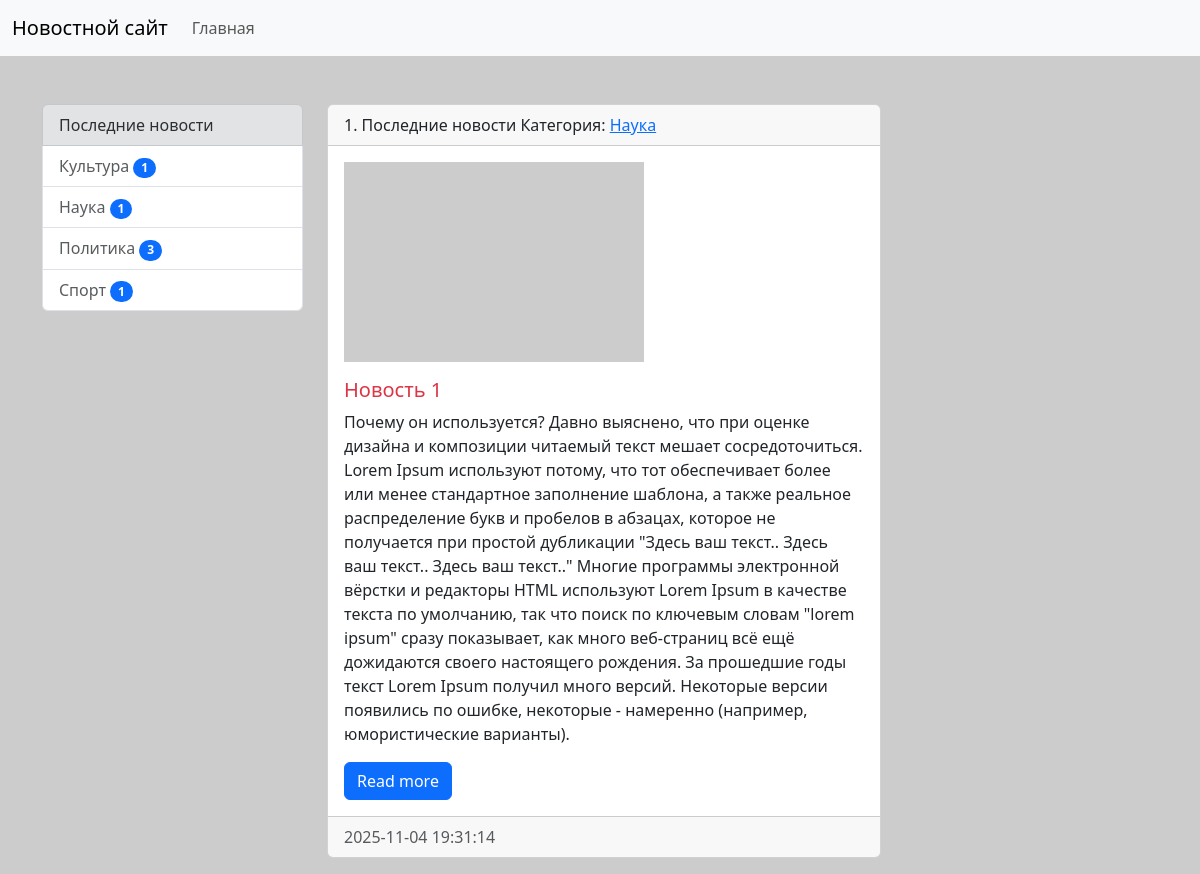
The app's page /news/category/2/, older data.
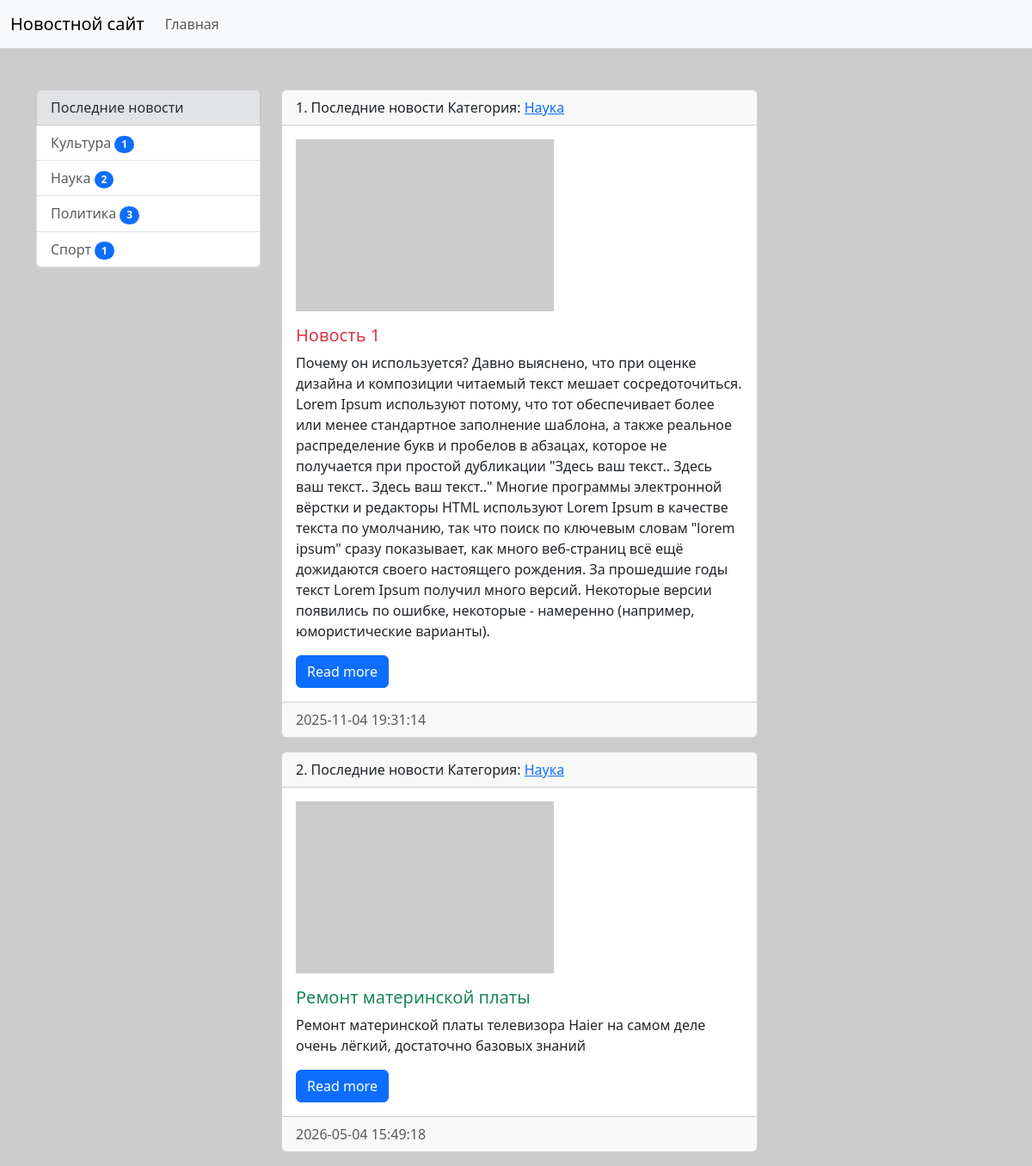
The same page, newer data.
### news/models.py (models this page shows, shortened)
class Category(models.Model):
    title = models.CharField(max_length=150, db_index=True, verbose_name='Наименование категории')
    def get_absolute_url(self):
        return reverse('category', kwargs={'pk': self.pk})
    class Meta:
        verbose_name = 'Категория'
        verbose_name_plural = 'Категории'
        ordering = ['title']
    def __str__(self):
        return self.title

class News(models.Model):
    title = models.CharField(max_length=150, verbose_name='Наименование')
    content = models.TextField(blank=True, verbose_name= 'Контент')
    created_at = models.DateTimeField(auto_now_add=True, verbose_name='Дата публикации')
    updated_at = models.DateTimeField(auto_now=True, verbose_name='Обновлено')
    photo = models.ImageField(upload_to='photos/%Y/%m/%d', verbose_name='Фото', blank=True)
    is_published = models.BooleanField(default=True, verbose_name='Опубликовано')
    category = models.ForeignKey(Category, on_delete=models.PROTECT, null=True, verbose_name='Категория', related_name='get_news')
    views = models.IntegerField(default=0)
    def get_absolute_url(self):
        return reverse('view_news', kwargs={'pk': self.pk})
    def my_func(self):
        return "Последние новости"
    class Meta:
        verbose_name = 'Новость'
        verbose_name_plural = 'Новости'
        ordering = ['created_at']

### news/views.py (the view)
# urls.py: path('category/<int:pk>/',NewsByCategory.as_view(extra_context={'title': 'Какой-то заголовок'}), name='category'),
class NewsByCategory(MyMixin, ListView):
    model = News
    template_name = 'news/home_news_list.html'
    context_object_name = 'news'
    allow_empty = False
    paginate_by = 2
    def get_context_data(self, *, object_list=None, **kwargs):
        context = super().get_context_data(**kwargs)
        context['title'] = self.get_upper(Category.objects.get(pk=self.kwargs['pk']))
        return context
    def get_queryset(self):
        return News.objects.filter(category_id=self.kwargs['pk'], is_published=True).select_related('category')

### news/templatetags/news_tags.py (called while the page is built)
@register.inclusion_tag('news/list_categories.html')
def show_categories(arg1='Последние', arg2='новости'):
  categories = Category.objects.all()
  categories = Category.objects.annotate(cnt=Count('get_news')).filter(cnt__gt=0)
  return {"categories": categories, "arg1": arg1, "arg2": arg2}

### news/utils.py (called while the page is built)
    def get_upper(self, s):
        if isinstance(s, str):
            return s.upper()
        else:
            return s.title.upper()

### news/templates/news/home_news_list.html (shortened to what this page needs)
{% extends 'base.html' %}
{% block sidebar %}
  {% include 'inc/_sidebar.html' %}
{% endblock %}
{% block content %}
<div class="col-md-8">
        {% for item in news %}
        <div class="card mb-3">
        <div class="card-header">
            {{ forloop.counter }}.
            {{ item.my_func }}
            Категория:
            <a href="{{item.category.get_absolute_url}}">
              {{ item.category }}
            </a>
        </div>
        <div class="card-body">
            <div class="media">
            {% if item.photo %}
                <img src="{{ item.photo.url }}" class="img-fluid mb-3" width="300">
            {% else %}
                <img src="https://picsum.photos/300/200" class="img-fluid mb-3">
            {% endif %}
            <div class="media-body">
                <h5 class="card-title {% cycle 'text-danger' 'text-success' %}">
                {{ item.title }}
                </h5>
                <p class="card-text">
                {{ item.content }}
                </p>
                <a href="{{item.get_absolute_url}}" class="btn btn-primary">Read more</a>
            </div>
            </div>
        </div>
        <div class="card-footer text-body-secondary">
            {{ item.created_at|date:"Y-m-d H:i:s" }}
        </div>
        </div>
        {% endfor %}
      </div>
    </div>
{% endblock %}

### news/templates/news/list_categories.html
<div class="list-group">
    <div class="list-group-item list-group-item-secondary">{{ arg1 }} {{ arg2 }}</div>
    {% for item in categories %}
    <a href="{{ item.get_absolute_url }}" class="list-group-item list-group-item-action">{{ item.title }}
        <span class="badge bg-primary rounded-pill">{{item.cnt}}</span>
    </a>
    {% endfor %}
</div>

Row changes from the older to the newer data that the page shows:
computed for Category "Наука": cnt "1" → "2"
added News: my_func "Последние новости", category "Наука", title "Ремонт материнской платы", content "Ремонт материнской платы телевизора Haier на самом деле очень лёгкий, достаточно базовых знаний", created_at "2026-05-04 15:49:18"
